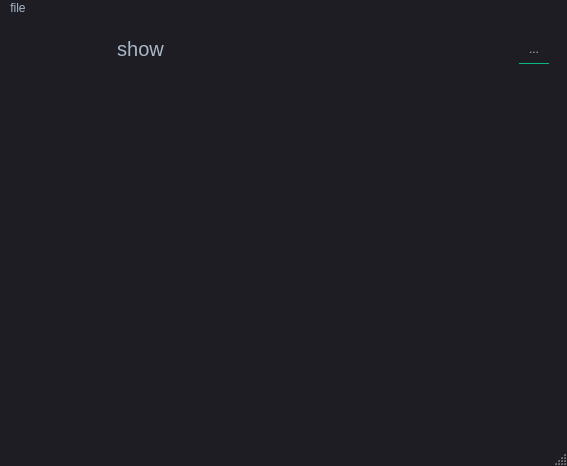
<?xml version="1.0" encoding="UTF-8"?>
<ui version="4.0">
 <class>MainWindow</class>
 <widget class="QMainWindow" name="MainWindow">
  <property name="geometry">
   <rect>
    <x>0</x>
    <y>0</y>
    <width>567</width>
    <height>466</height>
   </rect>
  </property>
  <property name="minimumSize">
   <size>
    <width>200</width>
    <height>200</height>
   </size>
  </property>
  <property name="mouseTracking">
   <bool>true</bool>
  </property>
  <property name="windowTitle">
   <string>MainWindow</string>
  </property>
  <property name="layoutDirection">
   <enum>Qt::LeftToRight</enum>
  </property>
  <property name="styleSheet">
   <string notr="true">
QMainWindow {
	background-color:#1e1d23;
}
QDialog {
	background-color:#1e1d23;
}
QColorDialog {
	background-color:#1e1d23;
}
QTextEdit {
	background-color:#1e1d23;
	color: #a9b7c6;
}
QPlainTextEdit {
	selection-background-color:#007b50;
	background-color:#1e1d23;
	border-style: solid;
	border-top-color: transparent;
	border-right-color: transparent;
	border-left-color: transparent;
	border-bottom-color: transparent;
	border-width: 1px;
	color: #a9b7c6;
}
QPushButton{
	border-style: solid;
	border-top-color: transparent;
	border-right-color: transparent;
	border-left-color: transparent;
	border-bottom-color: transparent;
	border-width: 1px;
	border-style: solid;
	color: #a9b7c6;
	padding: 2px;
	background-color: #1e1d23;
}
QPushButton::default{
	border-style: inset;
	border-top-color: transparent;
	border-right-color: transparent;
	border-left-color: transparent;
	border-bottom-color: #04b97f;
	border-width: 1px;
	color: #a9b7c6;
	padding: 2px;
	background-color: #1e1d23;
}
QToolButton {
	border-style: solid;
	border-top-color: transparent;
	border-right-color: transparent;
	border-left-color: transparent;
	border-bottom-color: #04b97f;
	border-bottom-width: 1px;
	border-style: solid;
	color: #a9b7c6;
	padding: 2px;
	background-color: #1e1d23;
}
QToolButton:hover{
	border-style: solid;
	border-top-color: transparent;
	border-right-color: transparent;
	border-left-color: transparent;
	border-bottom-color: #37efba;
	border-bottom-width: 2px;
	border-style: solid;
	color: #FFFFFF;
	padding-bottom: 1px;
	background-color: #1e1d23;
}
QPushButton:hover{
	border-style: solid;
	border-top-color: transparent;
	border-right-color: transparent;
	border-left-color: transparent;
	border-bottom-color: #37efba;
	border-bottom-width: 1px;
	border-style: solid;
	color: #FFFFFF;
	padding-bottom: 2px;
	background-color: #1e1d23;
}
QPushButton:pressed{
	border-style: solid;
	border-top-color: transparent;
	border-right-color: transparent;
	border-left-color: transparent;
	border-bottom-color: #37efba;
	border-bottom-width: 2px;
	border-style: solid;
	color: #37efba;
	padding-bottom: 1px;
	background-color: #1e1d23;
}
QPushButton:disabled{
	border-style: solid;
	border-top-color: transparent;
	border-right-color: transparent;
	border-left-color: transparent;
	border-bottom-color: #808086;
	border-bottom-width: 2px;
	border-style: solid;
	color: #808086;
	padding-bottom: 1px;
	background-color: #1e1d23;
}
QLineEdit {
	border-width: 1px; border-radius: 4px;
	border-color: rgb(58, 58, 58);
	border-style: inset;
	padding: 0 8px;
	color: #a9b7c6;
	background:#1e1d23;
	selection-background-color:#007b50;
	selection-color: #FFFFFF;
}
QLabel {
	color: #a9b7c6;
}
QLCDNumber {
	color: #37e6b4;
}
QProgressBar {
	text-align: center;
	color: rgb(240, 240, 240);
	border-width: 1px; 
	border-radius: 10px;
	border-color: rgb(58, 58, 58);
	border-style: inset;
	background-color:#1e1d23;
}
QProgressBar::chunk {
	background-color: #04b97f;
	border-radius: 5px;
}
QMenuBar {
	background-color: #1e1d23;
}
QMenuBar::item {
	color: #a9b7c6;
  	spacing: 3px;
  	padding: 1px 4px;
  	background: #1e1d23;
}

QMenuBar::item:selected {
  	background:#1e1d23;
	color: #FFFFFF;
}
QMenu::item:selected {
	border-style: solid;
	border-top-color: transparent;
	border-right-color: transparent;
	border-left-color: #04b97f;
	border-bottom-color: transparent;
	border-left-width: 2px;
	color: #FFFFFF;
	padding-left:15px;
	padding-top:4px;
	padding-bottom:4px;
	padding-right:7px;
	background-color: #1e1d23;
}
QMenu::item {
	border-style: solid;
	border-top-color: transparent;
	border-right-color: transparent;
	border-left-color: transparent;
	border-bottom-color: transparent;
	border-bottom-width: 1px;
	border-style: solid;
	color: #a9b7c6;
	padding-left:17px;
	padding-top:4px;
	padding-bottom:4px;
	padding-right:7px;
	background-color: #1e1d23;
}
QMenu{
	background-color:#1e1d23;
}
QTabWidget {
	color:rgb(0,0,0);
	background-color:#1e1d23;
}
QTabWidget::pane {
		border-color: rgb(77,77,77);
		background-color:#1e1d23;
		border-style: solid;
		border-width: 1px;
    	border-radius: 6px;
}
QTabBar::tab {
	border-style: solid;
	border-top-color: transparent;
	border-right-color: transparent;
	border-left-color: transparent;
	border-bottom-color: transparent;
	border-bottom-width: 1px;
	border-style: solid;
	color: #808086;
	padding: 3px;
	margin-left:3px;
	background-color: #1e1d23;
}
QTabBar::tab:selected, QTabBar::tab:last:selected, QTabBar::tab:hover {
  	border-style: solid;
	border-top-color: transparent;
	border-right-color: transparent;
	border-left-color: transparent;
	border-bottom-color: #04b97f;
	border-bottom-width: 2px;
	border-style: solid;
	color: #FFFFFF;
	padding-left: 3px;
	padding-bottom: 2px;
	margin-left:3px;
	background-color: #1e1d23;
}

QCheckBox {
	color: #a9b7c6;
	padding: 2px;
}
QCheckBox:disabled {
	color: #808086;
	padding: 2px;
}

QCheckBox:hover {
	border-radius:4px;
	border-style:solid;
	padding-left: 1px;
	padding-right: 1px;
	padding-bottom: 1px;
	padding-top: 1px;
	border-width:1px;
	border-color: rgb(87, 97, 106);
	background-color:#1e1d23;
}
QCheckBox::indicator:checked {

	height: 10px;
	width: 10px;
	border-style:solid;
	border-width: 1px;
	border-color: #04b97f;
	color: #a9b7c6;
	background-color: #04b97f;
}
QCheckBox::indicator:unchecked {

	height: 10px;
	width: 10px;
	border-style:solid;
	border-width: 1px;
	border-color: #04b97f;
	color: #a9b7c6;
	background-color: transparent;
}
QRadioButton {
	color: #a9b7c6;
	background-color: #1e1d23;
	padding: 1px;
}
QRadioButton::indicator:checked {
	height: 10px;
	width: 10px;
	border-style:solid;
	border-radius:5px;
	border-width: 1px;
	border-color: #04b97f;
	color: #a9b7c6;
	background-color: #04b97f;
}
QRadioButton::indicator:!checked {
	height: 10px;
	width: 10px;
	border-style:solid;
	border-radius:5px;
	border-width: 1px;
	border-color: #04b97f;
	color: #a9b7c6;
	background-color: transparent;
}
QStatusBar {
	color:#027f7f;
}
QSpinBox {
	color: #a9b7c6;	
	background-color: #1e1d23;
}
QDoubleSpinBox {
	color: #a9b7c6;	
	background-color: #1e1d23;
}
QTimeEdit {
	color: #a9b7c6;	
	background-color: #1e1d23;
}
QDateTimeEdit {
	color: #a9b7c6;	
	background-color: #1e1d23;
}
QDateEdit {
	color: #a9b7c6;	
	background-color: #1e1d23;
}
QComboBox {
	color: #a9b7c6;	
	background: #1e1d23;
}
QComboBox:editable {
	background: #1e1d23;
	color: #a9b7c6;
	selection-background-color: #1e1d23;
}
QComboBox QAbstractItemView {
	color: #a9b7c6;	
	background: #1e1d23;
	selection-color: #FFFFFF;
	selection-background-color: #1e1d23;
}
QComboBox:!editable:on, QComboBox::drop-down:editable:on {
	color: #a9b7c6;	
	background: #1e1d23;
}
QFontComboBox {
	color: #a9b7c6;	
	background-color: #1e1d23;
}
QToolBox {
	color: #a9b7c6;
	background-color: #1e1d23;
}
QToolBox::tab {
	color: #a9b7c6;
	background-color: #1e1d23;
}
QToolBox::tab:selected {
	color: #FFFFFF;
	background-color: #1e1d23;
}
QScrollArea {
	color: #FFFFFF;
	background-color: #1e1d23;
}
QSlider::groove:horizontal {
	height: 5px;
	background: #04b97f;
}
QSlider::groove:vertical {
	width: 5px;
	background: #04b97f;
}
QSlider::handle:horizontal {
	background: qlineargradient(x1:0, y1:0, x2:1, y2:1, stop:0 #b4b4b4, stop:1 #8f8f8f);
	border: 1px solid #5c5c5c;
	width: 14px;
	margin: -5px 0;
	border-radius: 7px;
}
QSlider::handle:vertical {
	background: qlineargradient(x1:1, y1:1, x2:0, y2:0, stop:0 #b4b4b4, stop:1 #8f8f8f);
	border: 1px solid #5c5c5c;
	height: 14px;
	margin: 0 -5px;
	border-radius: 7px;
}
QSlider::add-page:horizontal {
    background: white;
}
QSlider::add-page:vertical {
    background: white;
}
QSlider::sub-page:horizontal {
    background: #04b97f;
}
QSlider::sub-page:vertical {
    background: #04b97f;
}</string>
  </property>
  <widget class="QWidget" name="centralwidget">
   <layout class="QGridLayout" name="gridLayout_2">
    <item row="0" column="0">
     <widget class="QFrame" name="frame">
      <layout class="QGridLayout" name="gridLayout_4">
       <item row="0" column="0">
        <layout class="QGridLayout" name="gridLayout_3">
         <item row="0" column="0">
          <widget class="QPushButton" name="Show_button_2">
           <property name="font">
            <font>
             <pointsize>15</pointsize>
            </font>
           </property>
           <property name="text">
            <string>show</string>
           </property>
          </widget>
         </item>
         <item row="0" column="1">
          <widget class="QPushButton" name="Rotate_button_2">
           <property name="font">
            <font>
             <pointsize>15</pointsize>
            </font>
           </property>
           <property name="text">
            <string/>
           </property>
          </widget>
         </item>
         <item row="0" column="2">
          <widget class="QToolButton" name="toolButton_2">
           <property name="minimumSize">
            <size>
             <width>30</width>
             <height>30</height>
            </size>
           </property>
           <property name="text">
            <string>...</string>
           </property>
          </widget>
         </item>
         <item row="1" column="0" colspan="3">
          <widget class="QLabel" name="label_2">
           <property name="maximumSize">
            <size>
             <width>1366</width>
             <height>768</height>
            </size>
           </property>
           <property name="mouseTracking">
            <bool>true</bool>
           </property>
           <property name="styleSheet">
            <string notr="true">
QMainWindow {
	background-color:#1e1d23;
}
QDialog {
	background-color:#1e1d23;
}
QColorDialog {
	background-color:#1e1d23;
}
QTextEdit {
	background-color:#1e1d23;
	color: #a9b7c6;
}
QPlainTextEdit {
	selection-background-color:#007b50;
	background-color:#1e1d23;
	border-style: solid;
	border-top-color: transparent;
	border-right-color: transparent;
	border-left-color: transparent;
	border-bottom-color: transparent;
	border-width: 1px;
	color: #a9b7c6;
}
QPushButton{
	border-style: solid;
	border-top-color: transparent;
	border-right-color: transparent;
	border-left-color: transparent;
	border-bottom-color: transparent;
	border-width: 1px;
	border-style: solid;
	color: #a9b7c6;
	padding: 2px;
	background-color: #1e1d23;
}
QPushButton::default{
	border-style: inset;
	border-top-color: transparent;
	border-right-color: transparent;
	border-left-color: transparent;
	border-bottom-color: #04b97f;
	border-width: 1px;
	color: #a9b7c6;
	padding: 2px;
	background-color: #1e1d23;
}
QToolButton {
	border-style: solid;
	border-top-color: transparent;
	border-right-color: transparent;
	border-left-color: transparent;
	border-bottom-color: #04b97f;
	border-bottom-width: 1px;
	border-style: solid;
	color: #a9b7c6;
	padding: 2px;
	background-color: #1e1d23;
}
QToolButton:hover{
	border-style: solid;
	border-top-color: transparent;
	border-right-color: transparent;
	border-left-color: transparent;
	border-bottom-color: #37efba;
	border-bottom-width: 2px;
	border-style: solid;
	color: #FFFFFF;
	padding-bottom: 1px;
	background-color: #1e1d23;
}
QPushButton:hover{
	border-style: solid;
	border-top-color: transparent;
	border-right-color: transparent;
	border-left-color: transparent;
	border-bottom-color: #37efba;
	border-bottom-width: 1px;
	border-style: solid;
	color: #FFFFFF;
	padding-bottom: 2px;
	background-color: #1e1d23;
}
QPushButton:pressed{
	border-style: solid;
	border-top-color: transparent;
	border-right-color: transparent;
	border-left-color: transparent;
	border-bottom-color: #37efba;
	border-bottom-width: 2px;
	border-style: solid;
	color: #37efba;
	padding-bottom: 1px;
	background-color: #1e1d23;
}
QPushButton:disabled{
	border-style: solid;
	border-top-color: transparent;
	border-right-color: transparent;
	border-left-color: transparent;
	border-bottom-color: #808086;
	border-bottom-width: 2px;
	border-style: solid;
	color: #808086;
	padding-bottom: 1px;
	background-color: #1e1d23;
}
QLineEdit {
	border-width: 1px; border-radius: 4px;
	border-color: rgb(58, 58, 58);
	border-style: inset;
	padding: 0 8px;
	color: #a9b7c6;
	background:#1e1d23;
	selection-background-color:#007b50;
	selection-color: #FFFFFF;
}
QLabel {
	color: #a9b7c6;
}
QLCDNumber {
	color: #37e6b4;
}
QProgressBar {
	text-align: center;
	color: rgb(240, 240, 240);
	border-width: 1px; 
	border-radius: 10px;
	border-color: rgb(58, 58, 58);
	border-style: inset;
	background-color:#1e1d23;
}
QProgressBar::chunk {
	background-color: #04b97f;
	border-radius: 5px;
}
QMenuBar {
	background-color: #1e1d23;
}
QMenuBar::item {
	color: #a9b7c6;
  	spacing: 3px;
  	padding: 1px 4px;
  	background: #1e1d23;
}

QMenuBar::item:selected {
  	background:#1e1d23;
	color: #FFFFFF;
}
QMenu::item:selected {
	border-style: solid;
	border-top-color: transparent;
	border-right-color: transparent;
	border-left-color: #04b97f;
	border-bottom-color: transparent;
	border-left-width: 2px;
	color: #FFFFFF;
	padding-left:15px;
	padding-top:4px;
	padding-bottom:4px;
	padding-right:7px;
	background-color: #1e1d23;
}
QMenu::item {
	border-style: solid;
	border-top-color: transparent;
	border-right-color: transparent;
	border-left-color: transparent;
	border-bottom-color: transparent;
	border-bottom-width: 1px;
	border-style: solid;
	color: #a9b7c6;
	padding-left:17px;
	padding-top:4px;
	padding-bottom:4px;
	padding-right:7px;
	background-color: #1e1d23;
}
QMenu{
	background-color:#1e1d23;
}
QTabWidget {
	color:rgb(0,0,0);
	background-color:#1e1d23;
}
QTabWidget::pane {
		border-color: rgb(77,77,77);
		background-color:#1e1d23;
		border-style: solid;
		border-width: 1px;
    	border-radius: 6px;
}
QTabBar::tab {
	border-style: solid;
	border-top-color: transparent;
	border-right-color: transparent;
	border-left-color: transparent;
	border-bottom-color: transparent;
	border-bottom-width: 1px;
	border-style: solid;
	color: #808086;
	padding: 3px;
	margin-left:3px;
	background-color: #1e1d23;
}
QTabBar::tab:selected, QTabBar::tab:last:selected, QTabBar::tab:hover {
  	border-style: solid;
	border-top-color: transparent;
	border-right-color: transparent;
	border-left-color: transparent;
	border-bottom-color: #04b97f;
	border-bottom-width: 2px;
	border-style: solid;
	color: #FFFFFF;
	padding-left: 3px;
	padding-bottom: 2px;
	margin-left:3px;
	background-color: #1e1d23;
}

QCheckBox {
	color: #a9b7c6;
	padding: 2px;
}
QCheckBox:disabled {
	color: #808086;
	padding: 2px;
}

QCheckBox:hover {
	border-radius:4px;
	border-style:solid;
	padding-left: 1px;
	padding-right: 1px;
	padding-bottom: 1px;
	padding-top: 1px;
	border-width:1px;
	border-color: rgb(87, 97, 106);
	background-color:#1e1d23;
}
QCheckBox::indicator:checked {

	height: 10px;
	width: 10px;
	border-style:solid;
	border-width: 1px;
	border-color: #04b97f;
	color: #a9b7c6;
	background-color: #04b97f;
}
QCheckBox::indicator:unchecked {

	height: 10px;
	width: 10px;
	border-style:solid;
	border-width: 1px;
	border-color: #04b97f;
	color: #a9b7c6;
	background-color: transparent;
}
QRadioButton {
	color: #a9b7c6;
	background-color: #1e1d23;
	padding: 1px;
}
QRadioButton::indicator:checked {
	height: 10px;
	width: 10px;
	border-style:solid;
	border-radius:5px;
	border-width: 1px;
	border-color: #04b97f;
	color: #a9b7c6;
	background-color: #04b97f;
}
QRadioButton::indicator:!checked {
	height: 10px;
	width: 10px;
	border-style:solid;
	border-radius:5px;
	border-width: 1px;
	border-color: #04b97f;
	color: #a9b7c6;
	background-color: transparent;
}
QStatusBar {
	color:#027f7f;
}
QSpinBox {
	color: #a9b7c6;	
	background-color: #1e1d23;
}
QDoubleSpinBox {
	color: #a9b7c6;	
	background-color: #1e1d23;
}
QTimeEdit {
	color: #a9b7c6;	
	background-color: #1e1d23;
}
QDateTimeEdit {
	color: #a9b7c6;	
	background-color: #1e1d23;
}
QDateEdit {
	color: #a9b7c6;	
	background-color: #1e1d23;
}
QComboBox {
	color: #a9b7c6;	
	background: #1e1d23;
}
QComboBox:editable {
	background: #1e1d23;
	color: #a9b7c6;
	selection-background-color: #1e1d23;
}
QComboBox QAbstractItemView {
	color: #a9b7c6;	
	background: #1e1d23;
	selection-color: #FFFFFF;
	selection-background-color: #1e1d23;
}
QComboBox:!editable:on, QComboBox::drop-down:editable:on {
	color: #a9b7c6;	
	background: #1e1d23;
}
QFontComboBox {
	color: #a9b7c6;	
	background-color: #1e1d23;
}
QToolBox {
	color: #a9b7c6;
	background-color: #1e1d23;
}
QToolBox::tab {
	color: #a9b7c6;
	background-color: #1e1d23;
}
QToolBox::tab:selected {
	color: #FFFFFF;
	background-color: #1e1d23;
}
QScrollArea {
	color: #FFFFFF;
	background-color: #1e1d23;
}
QSlider::groove:horizontal {
	height: 5px;
	background: #04b97f;
}
QSlider::groove:vertical {
	width: 5px;
	background: #04b97f;
}
QSlider::handle:horizontal {
	background: qlineargradient(x1:0, y1:0, x2:1, y2:1, stop:0 #b4b4b4, stop:1 #8f8f8f);
	border: 1px solid #5c5c5c;
	width: 14px;
	margin: -5px 0;
	border-radius: 7px;
}
QSlider::handle:vertical {
	background: qlineargradient(x1:1, y1:1, x2:0, y2:0, stop:0 #b4b4b4, stop:1 #8f8f8f);
	border: 1px solid #5c5c5c;
	height: 14px;
	margin: 0 -5px;
	border-radius: 7px;
}
QSlider::add-page:horizontal {
    background: white;
}
QSlider::add-page:vertical {
    background: white;
}
QSlider::sub-page:horizontal {
    background: #04b97f;
}
QSlider::sub-page:vertical {
    background: #04b97f;
}</string>
           </property>
           <property name="text">
            <string/>
           </property>
           <property name="alignment">
            <set>Qt::AlignCenter</set>
           </property>
          </widget>
         </item>
        </layout>
       </item>
      </layout>
     </widget>
    </item>
   </layout>
  </widget>
  <widget class="QMenuBar" name="menubar">
   <property name="geometry">
    <rect>
     <x>0</x>
     <y>0</y>
     <width>567</width>
     <height>18</height>
    </rect>
   </property>
   <property name="defaultUp">
    <bool>false</bool>
   </property>
   <widget class="QMenu" name="menuFile">
    <property name="title">
     <string>file</string>
    </property>
    <addaction name="actionresize"/>
    <addaction name="actionsave"/>
    <addaction name="actionsave_as"/>
   </widget>
   <addaction name="menuFile"/>
  </widget>
  <widget class="QStatusBar" name="statusbar"/>
  <action name="actionresize">
   <property name="checkable">
    <bool>false</bool>
   </property>
   <property name="text">
    <string>resize</string>
   </property>
   <property name="font">
    <font>
     <pointsize>16</pointsize>
    </font>
   </property>
   <property name="iconVisibleInMenu">
    <bool>true</bool>
   </property>
  </action>
  <action name="actionsave">
   <property name="text">
    <string>save</string>
   </property>
  </action>
  <action name="actionsave_as">
   <property name="text">
    <string>save as</string>
   </property>
  </action>
  <action name="actionIcon">
   <property name="icon">
    <iconset>
     <normaloff>C:/Users/wwwta/OneDrive/Desktop/more.png</normaloff>C:/Users/wwwta/OneDrive/Desktop/more.png</iconset>
   </property>
   <property name="text">
    <string>Icon</string>
   </property>
  </action>
 </widget>
 <resources/>
 <connections/>
</ui>
